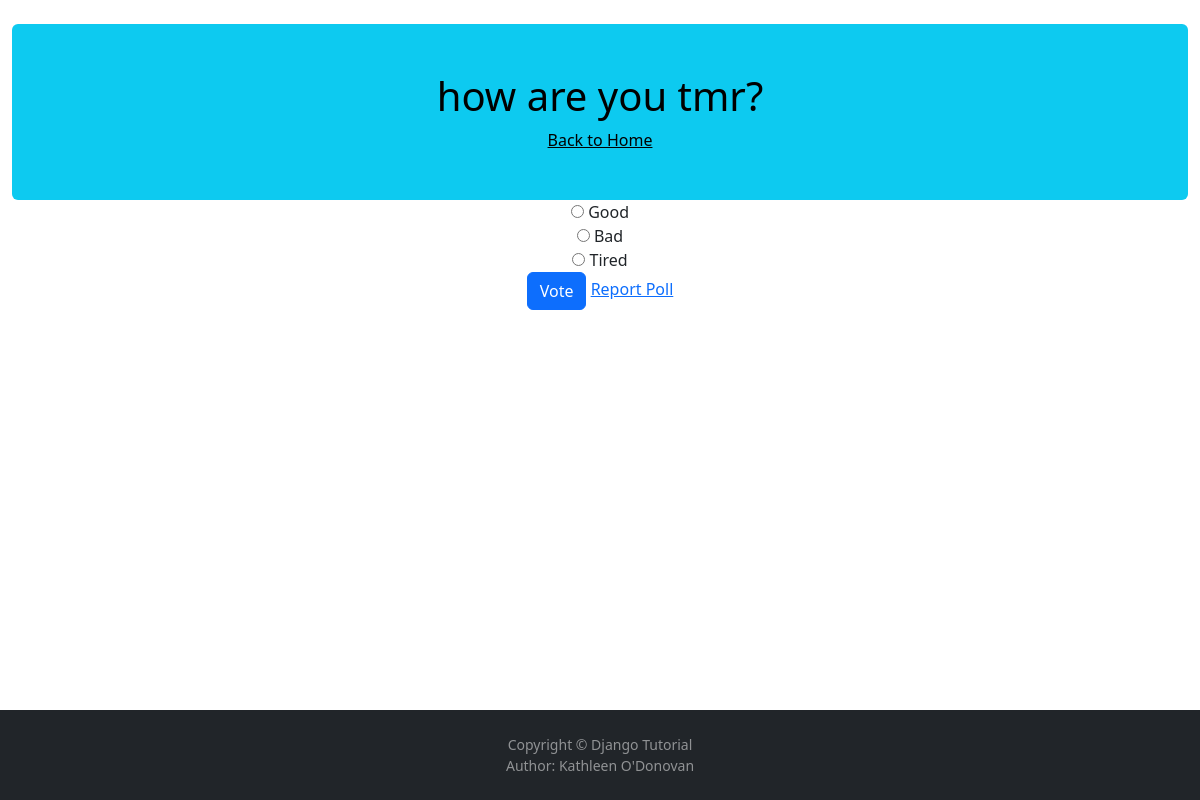
The app's page /polls/2/ with its own data.
### polls/models.py (models this page shows, shortened)
class Question(models.Model):
    question_text = models.CharField(max_length=200)
    pub_date = models.DateTimeField("date published")

class Choice(models.Model):
    question = models.ForeignKey(Question, on_delete=models.CASCADE)
    choice_text = models.CharField(max_length=200)
    votes = models.IntegerField(default=0)

### polls/views.py (the view)
# urls.py: path("<int:pk>/", views.DetailView.as_view(), name="detail"),
class DetailView(generic.DetailView):
    model = Question
    template_name = "polls/detail.html"
    def get_queryset(self):
        return Question.objects.filter(pub_date__lte=timezone.now())

### polls/templates/polls/detail.html (shortened to what this page needs)
{% load bootstrap5 %}
{% bootstrap_css %}
<div class="container-fluid">
<form action = "{% url 'polls:vote' question.id %}" method ="post">
    <fieldset>
        <div class="mt-4 p-5 bg-info text-black rounded text-center">
            <h1>
            {{ question.question_text }}
            </h1>
            <a class="text-black" href = "/polls/">Back to Home</a><br>
        </div>
        <div class="text-center">
            {% for choice in question.choice_set.all %}
                <input type="radio" name="choice" id="choice{{ forloop.counter }}" value="{{ choice.id }}">
            <label for="choice{{ forloop.counter }}"> {{ choice.choice_text }}</label><br>
            {% endfor %}
        </div>
        </fieldset>
    <div class="text-center">
        <input type="submit" value="Vote" class="btn btn-primary">
        <a href = "/polls/{{ question.id }}/report/">Report Poll</a>
    </div>
    </form>
</div>
<footer id="sticky-footer" class="fixed-bottom py-4 bg-dark text-white-50">
    <div class="container text-center">
      <small>Copyright &copy; Django Tutorial <br> Author: Kathleen O'Donovan</small>
    </div>
  </footer>

### records on screen
Question: question_text "how are you tmr?"
Choice: choice_text "Good"
Choice: choice_text "Bad"
Choice: choice_text "Tired"
